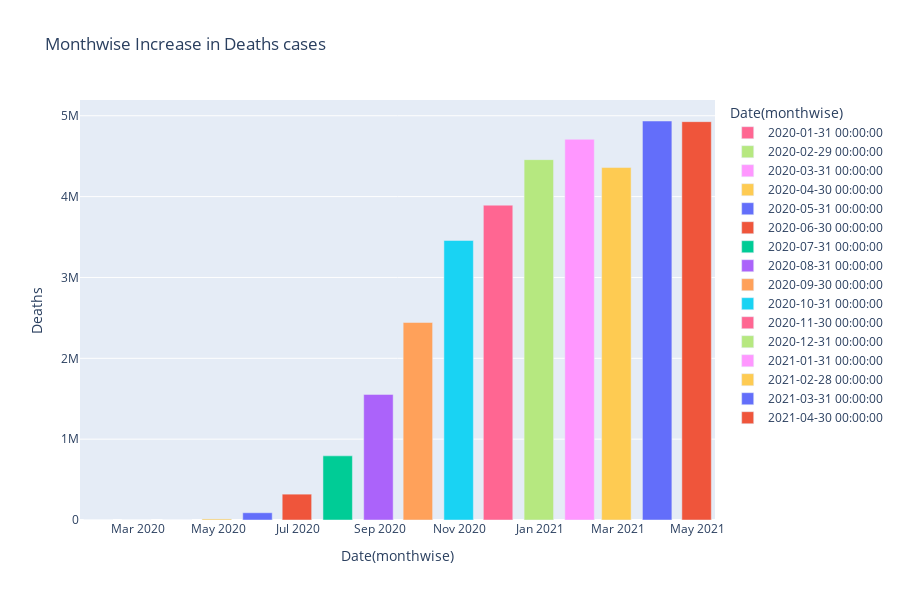

Write notebook code for a chart like this one.
### Markdown cell above
### Monthwise - Death Cases

### Code cell
fig = px.bar(month_wise, x='Date', y='Deaths',
             hover_data=['Cured', 'Confirmed'], color='Date',
             labels={'Date':'Date(monthwise)'}, height=600,
             title="Monthwise Increase in Deaths cases")
fig.show()

### Figure 1 — Plotly figure (JSON) as saved in the notebook; plotly's stock layout.template omitted (floating-point values rounded to 4 significant figures)
{"data": [{"alignmentgroup": "True", "customdata": [[0, 2]], "hovertemplate": "Date(monthwise)=%{x}<br>Deaths=%{y}<br>Cured=%{customdata[0]}<br>Confirmed=%{customdata[1]}<extra></extra>", "legendgroup": "2020-01-31 00:00:00", "marker": {"color": "#FF6692"}, "name": "2020-01-31 00:00:00", "offsetgroup": "2020-01-31 00:00:00", "orientation": "v", "showlegend": true, "textposition": "auto", "type": "bar", "x": ["2020-01-31T00:00:00"], "xaxis": "x", "y": [0], "yaxis": "y"}, {"alignmentgroup": "True", "customdata": [[0, 86]], "hovertemplate": "Date(monthwise)=%{x}<br>Deaths=%{y}<br>Cured=%{customdata[0]}<br>Confirmed=%{customdata[1]}<extra></extra>", "legendgroup": "2020-02-29 00:00:00", "marker": {"color": "#B6E880"}, "name": "2020-02-29 00:00:00", "offsetgroup": "2020-02-29 00:00:00", "orientation": "v", "showlegend": true, "textposition": "auto", "type": "bar", "x": ["2020-02-29T00:00:00"], "xaxis": "x", "y": [0], "yaxis": "y"}, {"alignmentgroup": "True", "customdata": [[808, 9687]], "hovertemplate": "Date(monthwise)=%{x}<br>Deaths=%{y}<br>Cured=%{customdata[0]}<br>Confirmed=%{customdata[1]}<extra></extra>", "legendgroup": "2020-03-31 00:00:00", "marker": {"color": "#FF97FF"}, "name": "2020-03-31 00:00:00", "offsetgroup": "2020-03-31 00:00:00", "orientation": "v", "showlegend": true, "textposition": "auto", "type": "bar", "x": ["2020-03-31T00:00:00"], "xaxis": "x", "y": [202], "yaxis": "y"}, {"alignmentgroup": "True", "customdata": [[75443, 422442]], "hovertemplate": "Date(monthwise)=%{x}<br>Deaths=%{y}<br>Cured=%{customdata[0]}<br>Confirmed=%{customdata[1]}<extra></extra>", "legendgroup": "2020-04-30 00:00:00", "marker": {"color": "#FECB52"}, "name": "2020-04-30 00:00:00", "offsetgroup": "2020-04-30 00:00:00", "orientation": "v", "showlegend": true, "textposition": "auto", "type": "bar", "x": ["2020-04-30T00:00:00"], "xaxis": "x", "y": [13270], "yaxis": "y"}, {"alignmentgroup": "True", "customdata": [[1133341, 2938234]], "hovertemplate": "Date(monthwise)=%{x}<br>Deaths=%{y}<br>Cured=%{customdata[0]}<br>Confirmed=%{customdata[1]}<extra></extra>", "legendgroup": "2020-05-31 00:00:00", "marker": {"color": "#636efa"}, "name": "2020-05-31 00:00:00", "offsetgroup": "2020-05-31 00:00:00", "orientation": "v", "showlegend": true, "textposition": "auto", "type": "bar", "x": ["2020-05-31T00:00:00"], "xaxis": "x", "y": [89834], "yaxis": "y"}, {"alignmentgroup": "True", "customdata": [[5668946, 10558374]], "hovertemplate": "Date(monthwise)=%{x}<br>Deaths=%{y}<br>Cured=%{customdata[0]}<br>Confirmed=%{customdata[1]}<extra></extra>", "legendgroup": "2020-06-30 00:00:00", "marker": {"color": "#EF553B"}, "name": "2020-06-30 00:00:00", "offsetgroup": "2020-06-30 00:00:00", "orientation": "v", "showlegend": true, "textposition": "auto", "type": "bar", "x": ["2020-06-30T00:00:00"], "xaxis": "x", "y": [319690], "yaxis": "y"}, {"alignmentgroup": "True", "customdata": [[19980130, 31726501]], "hovertemplate": "Date(monthwise)=%{x}<br>Deaths=%{y}<br>Cured=%{customdata[0]}<br>Confirmed=%{customdata[1]}<extra></extra>", "legendgroup": "2020-07-31 00:00:00", "marker": {"color": "#00cc96"}, "name": "2020-07-31 00:00:00", "offsetgroup": "2020-07-31 00:00:00", "orientation": "v", "showlegend": true, "textposition": "auto", "type": "bar", "x": ["2020-07-31T00:00:00"], "xaxis": "x", "y": [793511], "yaxis": "y"}, {"alignmentgroup": "True", "customdata": [[58580895, 80749620]], "hovertemplate": "Date(monthwise)=%{x}<br>Deaths=%{y}<br>Cured=%{customdata[0]}<br>Confirmed=%{customdata[1]}<extra></extra>", "legendgroup": "2020-08-31 00:00:00", "marker": {"color": "#ab63fa"}, "name": "2020-08-31 00:00:00", "offsetgroup": "2020-08-31 00:00:00", "orientation": "v", "showlegend": true, "textposition": "auto", "type": "bar", "x": ["2020-08-31T00:00:00"], "xaxis": "x", "y": [1553468], "yaxis": "y"}, {"alignmentgroup": "True", "customdata": [[118592934, 149113758]], "hovertemplate": "Date(monthwise)=%{x}<br>Deaths=%{y}<br>Cured=%{customdata[0]}<br>Confirmed=%{customdata[1]}<extra></extra>", "legendgroup": "2020-09-30 00:00:00", "marker": {"color": "#FFA15A"}, "name": "2020-09-30 00:00:00", "offsetgroup": "2020-09-30 00:00:00", "orientation": "v", "showlegend": true, "textposition": "auto", "type": "bar", "x": ["2020-09-30T00:00:00"], "xaxis": "x", "y": [2443374], "yaxis": "y"}, {"alignmentgroup": "True", "customdata": [[198824412, 226770312]], "hovertemplate": "Date(monthwise)=%{x}<br>Deaths=%{y}<br>Cured=%{customdata[0]}<br>Confirmed=%{customdata[1]}<extra></extra>", "legendgroup": "2020-10-31 00:00:00", "marker": {"color": "#19d3f3"}, "name": "2020-10-31 00:00:00", "offsetgroup": "2020-10-31 00:00:00", "orientation": "v", "showlegend": true, "textposition": "auto", "type": "bar", "x": ["2020-10-31T00:00:00"], "xaxis": "x", "y": [3457615], "yaxis": "y"}, {"alignmentgroup": "True", "customdata": [[246213201, 264556412]], "hovertemplate": "Date(monthwise)=%{x}<br>Deaths=%{y}<br>Cured=%{customdata[0]}<br>Confirmed=%{customdata[1]}<extra></extra>", "legendgroup": "2020-11-30 00:00:00", "marker": {"color": "#FF6692"}, "name": "2020-11-30 00:00:00", "offsetgroup": "2020-11-30 00:00:00", "orientation": "v", "showlegend": true, "textposition": "auto", "type": "bar", "x": ["2020-11-30T00:00:00"], "xaxis": "x", "y": [3894165], "yaxis": "y"}, {"alignmentgroup": "True", "customdata": [[292244085, 307177353]], "hovertemplate": "Date(monthwise)=%{x}<br>Deaths=%{y}<br>Cured=%{customdata[0]}<br>Confirmed=%{customdata[1]}<extra></extra>", "legendgroup": "2020-12-31 00:00:00", "marker": {"color": "#B6E880"}, "name": "2020-12-31 00:00:00", "offsetgroup": "2020-12-31 00:00:00", "orientation": "v", "showlegend": true, "textposition": "auto", "type": "bar", "x": ["2020-12-31T00:00:00"], "xaxis": "x", "y": [4457379], "yaxis": "y"}, {"alignmentgroup": "True", "customdata": [[315332019, 326469747]], "hovertemplate": "Date(monthwise)=%{x}<br>Deaths=%{y}<br>Cured=%{customdata[0]}<br>Confirmed=%{customdata[1]}<extra></extra>", "legendgroup": "2021-01-31 00:00:00", "marker": {"color": "#FF97FF"}, "name": "2021-01-31 00:00:00", "offsetgroup": "2021-01-31 00:00:00", "orientation": "v", "showlegend": true, "textposition": "auto", "type": "bar", "x": ["2021-01-31T00:00:00"], "xaxis": "x", "y": [4709167], "yaxis": "y"}, {"alignmentgroup": "True", "customdata": [[297133802, 305631803]], "hovertemplate": "Date(monthwise)=%{x}<br>Deaths=%{y}<br>Cured=%{customdata[0]}<br>Confirmed=%{customdata[1]}<extra></extra>", "legendgroup": "2021-02-28 00:00:00", "marker": {"color": "#FECB52"}, "name": "2021-02-28 00:00:00", "offsetgroup": "2021-02-28 00:00:00", "orientation": "v", "showlegend": true, "textposition": "auto", "type": "bar", "x": ["2021-02-28T00:00:00"], "xaxis": "x", "y": [4359434], "yaxis": "y"}, {"alignmentgroup": "True", "customdata": [[342610397, 356305616]], "hovertemplate": "Date(monthwise)=%{x}<br>Deaths=%{y}<br>Cured=%{customdata[0]}<br>Confirmed=%{customdata[1]}<extra></extra>", "legendgroup": "2021-03-31 00:00:00", "marker": {"color": "#636efa"}, "name": "2021-03-31 00:00:00", "offsetgroup": "2021-03-31 00:00:00", "orientation": "v", "showlegend": true, "textposition": "auto", "type": "bar", "x": ["2021-03-31T00:00:00"], "xaxis": "x", "y": [4935253], "yaxis": "y"}, {"alignmentgroup": "True", "customdata": [[354518894, 403521171]], "hovertemplate": "Date(monthwise)=%{x}<br>Deaths=%{y}<br>Cured=%{customdata[0]}<br>Confirmed=%{customdata[1]}<extra></extra>", "legendgroup": "2021-04-30 00:00:00", "marker": {"color": "#EF553B"}, "name": "2021-04-30 00:00:00", "offsetgroup": "2021-04-30 00:00:00", "orientation": "v", "showlegend": true, "textposition": "auto", "type": "bar", "x": ["2021-04-30T00:00:00"], "xaxis": "x", "y": [4927136], "yaxis": "y"}], "layout": {"barmode": "relative", "height": 600, "legend": {"title": {"text": "Date(monthwise)"}, "tracegroupgap": 0}, "title": {"text": "Monthwise Increase in Deaths cases"}, "xaxis": {"anchor": "y", "categoryarray": [1580428800000000000, 1582934400000000000, 1585612800000000000, 1588204800000000000, 1590883200000000000, 1593475200000000000, 1596153600000000000, 1598832000000000000, 1601424000000000000, 1604102400000000000, 1606694400000000000, 1609372800000000000, 1612051200000000000, 1614470400000000000, 1617148800000000000, 1619740800000000000], "categoryorder": "array", "domain": [0, 1], "title": {"text": "Date(monthwise)"}}, "yaxis": {"anchor": "x", "domain": [0, 1], "title": {"text": "Deaths"}}}}
